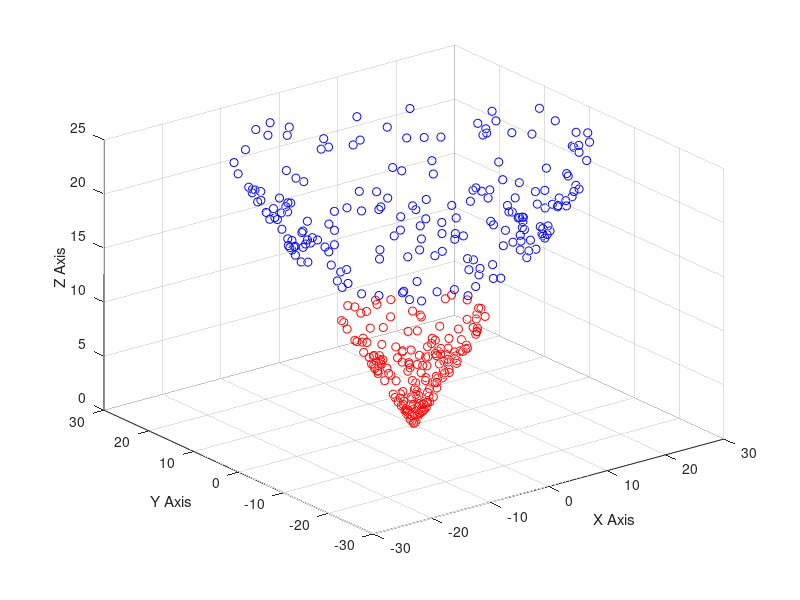

Source code (MATLAB):
% total number of samples for each class
n = 200;

radius = 10;
theta = 2 * pi * rand(n, 1);

% points inside the circle
r_in = rand(n, 1) * radius;
x_in = r_in .* cos(theta);
y_in = r_in .* sin(theta);
label_in = ones(n, 1);

% points outside the circle
r_out = radius + 5 + rand(n, 1) * radius;
x_out = r_out .* cos(theta);
y_out = r_out .* sin(theta);
label_out = -1 * ones(n, 1);

% final points
instances = [x_in y_in; x_out y_out;];
labels = [label_in; label_out;];

% plot the points in 2D
% scatter(instances(1:200, 1), instances(1:200, 2), 'r');
% hold on;
% scatter(instances(201:400, 1), instances(201:400, 2), 'b');
% hold off;

% transform the input to 3D and plot again
instances = [instances sqrt(power(instances(:, 1), 2) + power(instances(:, 2), 2))];
scatter3(instances(1:n, 1), instances(1:n, 2), instances(1:n, 3), 'r');
hold on;
scatter3(instances(n + 1:end, 1), instances(n + 1:end, 2), instances(n + 1:end, 3), 'b');
xlabel('X Axis'); ylabel('Y Axis'); zlabel('Z Axis'); grid on;
hold off;
